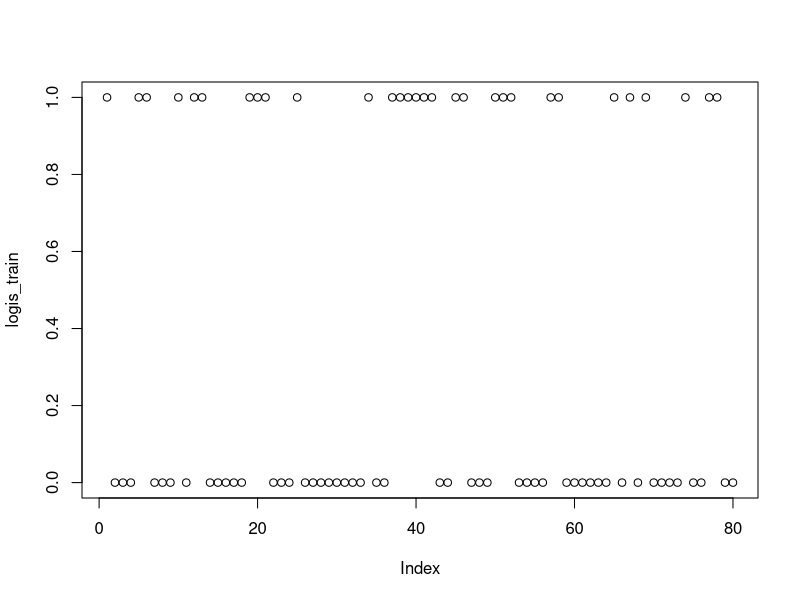
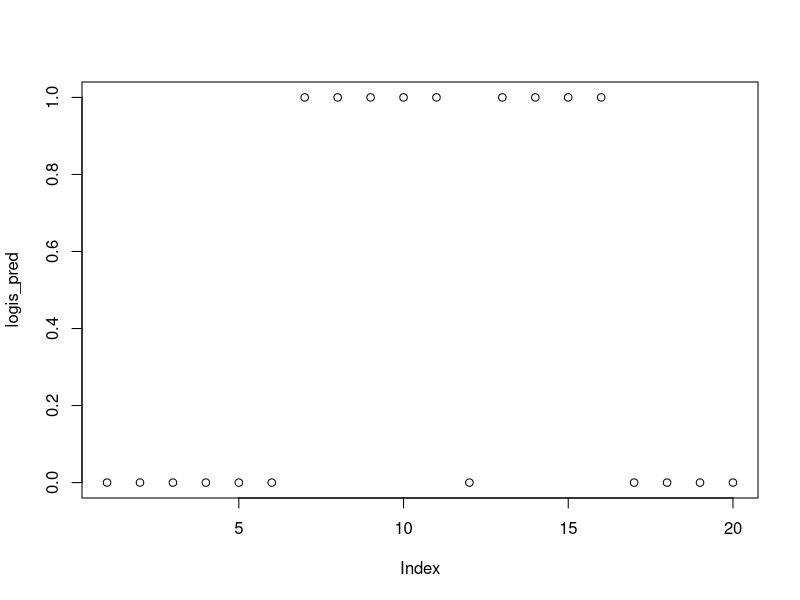

These figures' R source, in order:
# Automotive Crash Testing

library(caret) # for confusionMatrix

# * 1) Reading Data
crashTest_1 <- read.csv("crashTest_1.csv", row.names = 1)
crashTest_1_test <- read.csv("crashTest_1_TEST.csv", row.names = 1)

# * 2) Viewing Data
View(crashTest_1)
head(crashTest_1)
head(crashTest_1_test)

# Structure of the data
str(crashTest_1)

# Summary of the data
summary(crashTest_1)
summary(crashTest_1_test)

# * 3) Building Model

# Convert CarType to a factor
crashTest_1$CarType <- as.factor(crashTest_1$CarType)
crashTest_1_test$CarType <- as.factor(crashTest_1_test$CarType)

logis_fit <- glm(
    formula = crashTest_1$CarType ~ .,
    family = "binomial", # Logistic Regression
    data = crashTest_1
)

summary(logis_fit)

# Finding the odds using predict()

logis_train <- predict(logis_fit, type = "response")
plot(logis_train)

# Mean of the odds
tapply(logis_train, crashTest_1$CarType, mean)

# * 4) Predicting on Test Data

logis_pred <- predict(logis_fit,
    newdata = crashTest_1_test,
    type = "response"
)
plot(logis_pred)

# Results
crashTest_1_test[logis_pred <= 0.5, "Logis_Pred"] <- "Hatchback"
crashTest_1_test[logis_pred > 0.5, "Logis_Pred"] <- "SUV"

# Confusion Matrix
confusionMatrix(table(crashTest_1_test$CarType, crashTest_1_test$Logis_Pred),
    positive = "SUV" # Positive Class
)
